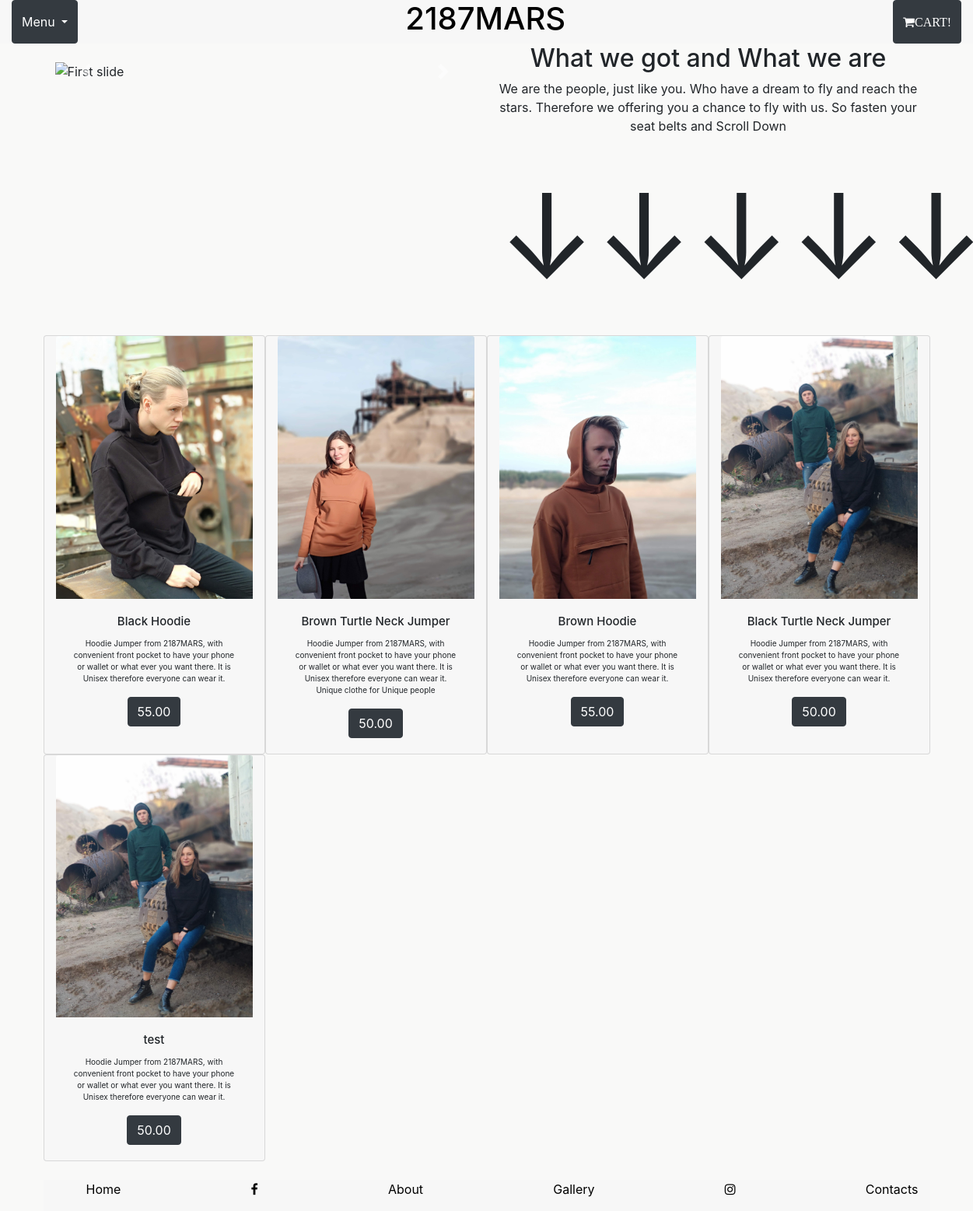
The page / on the database its author committed.
### tables this page shows
CREATE TABLE stock1(
    id INT(6)   AUTO_INCREMENT    PRIMARY KEY,
    name  VARCHAR(60),
    description text,
    price varchar(60),
    imageName  VARCHAR(60),
    amount varchar(25)
);

### login.php (called while the page is built, shortened)
<?php
$prisijungimas = mysqli_connect(DB_HOST,MYSQL_USERNAME,MYSQL_PASSWORD,DB_NAME);
function getprisijungimas(){
    global $prisijungimas;
    return $prisijungimas;
}
?>

### db_functions.php (called while the page is built, shortened)
<?php
include('login.php');
function getItems($allStockItems=99999){
    $manoSQL = "SELECT * FROM stock1 LIMIT $allStockItems";
    $rezultataiOBJ=mysqli_query(getprisijungimas(), $manoSQL);
    if (!$rezultataiOBJ) {
        echo "ERROR: nepavyko rasti Duomenu" . mysqli_error(getprisijungimas());
        return null;
    } else {
        return $rezultataiOBJ;
    }
    }
 ?>

### item_template.php (the view)
<?php require_once('db_functions.php');
$allStock = getItems( 9 );
$oneItem = mysqli_fetch_assoc($allStock);
while ($oneItem==true) {
echo '<div class="card  col-3 text-center cardColor">
  <img class="card-img-top " src="img/'.$oneItem['imageName'].'" alt="Card image cap">
  <div class="card-body">
    <h4 class="card-title">'.$oneItem['name'].'</h4>
    <p class="card-text cardFontSize"> '.$oneItem['description'].' </p>
    <a href="products.php?id='.$oneItem['id'].'" class="btn btn-dark">'.$oneItem['price'].'</a>
  </div>
</div>';
$oneItem = mysqli_fetch_assoc($allStock);
}
?>

### header.php (shortened to what this page needs)
<!DOCTYPE html>
<html>
    <head>
        <link rel="stylesheet" href="./libs/bootstrap/css/bootstrap.css">
        <link rel="stylesheet" href="css/main.css">
        <link rel="stylesheet" href="./admin/admin_panel.php">
        <link rel="stylesheet" href="https://cdnjs.cloudflare.com/ajax/libs/font-awesome/4.7.0/css/font-awesome.min.css">
    </head>
    <body class="bodyColor">
        <div class="container-fluid  sticky-top ">
            <header class="row headerNavColor">
                <nav class="col-sm-12 d-flex justify-content-between">
                    <button class="btn btn-dark dropdown-toggle" type="button" data-toggle="dropdown">Menu
                    <span class="caret"></span></button>
                    <h1 class=""> 2187MARS </h1>
                    <a href="cart.php" class="btn btn-dark fa fa-shopping-cart d-flex flex-wrap align-content-center"> CART!</a>
                </nav>
            </header>
        </div>

### index.php (shortened to what this page needs)
<?php
require_once("header.php")
 ?>
        <div class="container ">
            <div class="row">
                <div class="col-sm-6 mt-4 mb-4">
                <div id="carouselExampleIndicators" class="carousel slide" data-ride="carousel">
                      <div class="carousel-inner" role="listbox">
                        <div class="carousel-item active">
                          <img class="d-block w-100 active" src="img/karusele1.jpg" data-src="holder.js/900x400?theme=social" alt="First slide">
                        </div>
                      <a class="carousel-control-prev" href="#carouselExampleIndicators" role="button" data-slide="prev">
                        <span class="carousel-control-prev-icon" aria-hidden="true"></span>
                      </a>
                      <a class="carousel-control-next" href="#carouselExampleIndicators" role="button" data-slide="next">
                        <span class="carousel-control-next-icon" aria-hidden="true"></span>
                      </a>
                    </div>
                    </div>
                </div>
                <div class="col-6 align-self-center" href="about.php">
                    <h2 class="text-center">What we got and What we are</h2>
                    <p class="text-center ">We are the people, just like you. Who have a dream
                    to fly and reach the stars. Therefore we offering you a chance
                    to fly with us. So fasten your seat belts and Scroll Down</p>
                    <p class="text-center signSize">&#8595;&#8595;&#8595;&#8595;&#8595;</p>
                </div>
        <div class="container">
            <div class="row">
                    <?php
                    include('item_template.php');
                     ?>
            </div>
        </div>
        <?php require_once('footer.php') ?>

### footer.php (shortened to what this page needs)
<!DOCTYPE html>
<html>
    <head>
        <link rel="stylesheet" href="./libs/bootstrap/css/bootstrap.css">
        <link rel="stylesheet" href="css/main.css">
        <link rel="stylesheet" href="https://cdnjs.cloudflare.com/ajax/libs/font-awesome/4.7.0/css/font-awesome.min.css">
    </head>
    <div class="container-fluid mt-4 footerColor">
        <div class="row">
            <footer class="col-sm-12">
                <ul class="d-flex justify-content-between" style="list-style-type:none;">
                  <li><a href="index.php">Home</a></li>
                  <li><a href="https://www.facebook.com/2187MARS/?ref=py_c" class="fa fa-facebook"></a></li>
                  <li><a href="about.php">About</a></li>
                  <li><a href="gallery.php">Gallery</a></li>
                  <li><a href="https://www.instagram.com/2187mars/" class="fa fa-instagram"></a></li>
                  <li><a href="contacts.php">Contacts</a></li>
                </ul>
            </footer>
        </div>
    </div>
</body>
</html>

### css/main.css (style rules this page uses)
h1 { color: black; }
a { color: black; }
h4 { font-size: 15px; }
.headerNavColor { background-color: #F7F7F7; }
.footerColor { background-color: #F7F7F7; }
.signSize { font-size: 150px; }
.bodyColor { background-repeat: no-repeat; background-size: cover; background-color:#F9F9F8; }
.cardColor { background-color: #F7F7F7; }
.cardFontSize { font-size: 10px; }

### rows shown on the page
stock1: imageName (picture), name "Black Hoodie", description "Hoodie Jumper from 2187MARS, with convenient front pocket to have your phone or wallet or what ever you want there. It is Unisex therefore everyone can wear it.", price "55.00"
stock1: imageName (picture), name "Brown Turtle Neck Jumper", description "Hoodie Jumper from 2187MARS, with convenient front pocket to have your phone or wallet or what ever you want there. It is Unisex therefore everyone can wear it. Unique clothe for Unique people", price "50.00"
stock1: imageName (picture), name "Brown Hoodie", description "Hoodie Jumper from 2187MARS, with convenient front pocket to have your phone or wallet or what ever you want there. It is Unisex therefore everyone can wear it.", price "55.00"
stock1: imageName (picture), name "Black Turtle Neck Jumper", description "Hoodie Jumper from 2187MARS, with convenient front pocket to have your phone or wallet or what ever you want there. It is Unisex therefore everyone can wear it.", price "50.00"
stock1: imageName (picture), name "test", description "Hoodie Jumper from 2187MARS, with convenient front pocket to have your phone or wallet or what ever you want there. It is Unisex therefore everyone can wear it.", price "50.00"
